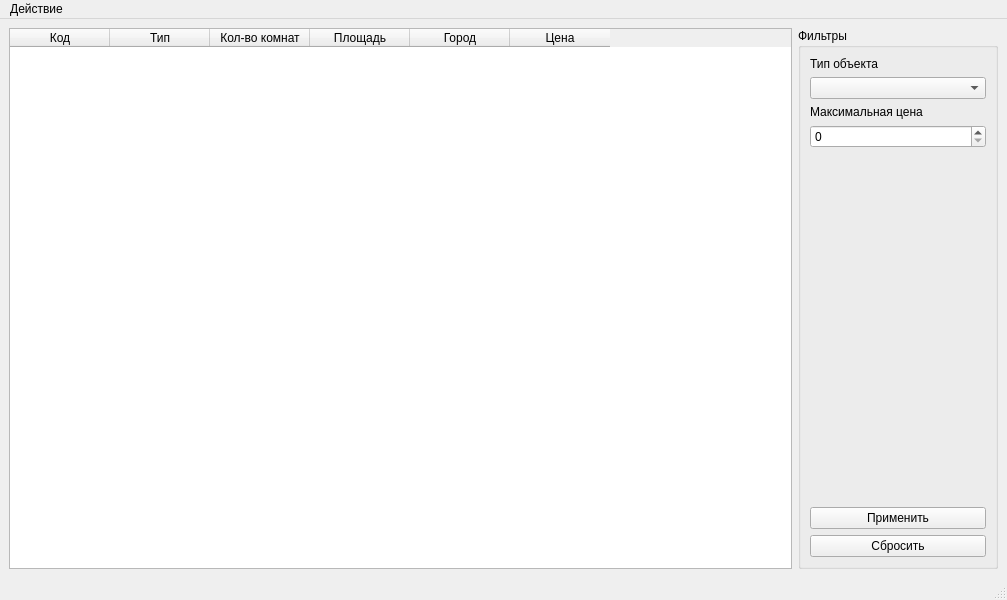
<?xml version="1.0" encoding="UTF-8"?>
<ui version="4.0">
 <class>MainWindow</class>
 <widget class="QMainWindow" name="MainWindow">
  <property name="geometry">
   <rect>
    <x>0</x>
    <y>0</y>
    <width>1007</width>
    <height>600</height>
   </rect>
  </property>
  <property name="windowTitle">
   <string>Бюро недвижимости</string>
  </property>
  <widget class="QWidget" name="centralwidget">
   <layout class="QGridLayout" name="gridLayout">
    <item row="0" column="0">
     <layout class="QHBoxLayout" name="horizontalLayout">
      <item>
       <widget class="QTableWidget" name="table">
        <property name="editTriggers">
         <set>QAbstractItemView::NoEditTriggers</set>
        </property>
        <property name="selectionMode">
         <enum>QAbstractItemView::SingleSelection</enum>
        </property>
        <property name="selectionBehavior">
         <enum>QAbstractItemView::SelectRows</enum>
        </property>
        <property name="sortingEnabled">
         <bool>true</bool>
        </property>
        <attribute name="verticalHeaderVisible">
         <bool>false</bool>
        </attribute>
        <attribute name="verticalHeaderMinimumSectionSize">
         <number>20</number>
        </attribute>
        <attribute name="verticalHeaderDefaultSectionSize">
         <number>20</number>
        </attribute>
        <column>
         <property name="text">
          <string>Код</string>
         </property>
        </column>
        <column>
         <property name="text">
          <string>Тип</string>
         </property>
        </column>
        <column>
         <property name="text">
          <string>Кол-во комнат</string>
         </property>
        </column>
        <column>
         <property name="text">
          <string>Площадь</string>
         </property>
        </column>
        <column>
         <property name="text">
          <string>Город</string>
         </property>
        </column>
        <column>
         <property name="text">
          <string>Цена</string>
         </property>
        </column>
       </widget>
      </item>
      <item>
       <widget class="QGroupBox" name="groupBox">
        <property name="minimumSize">
         <size>
          <width>200</width>
          <height>0</height>
         </size>
        </property>
        <property name="title">
         <string>Фильтры</string>
        </property>
        <layout class="QVBoxLayout" name="verticalLayout">
         <item>
          <widget class="QLabel" name="label">
           <property name="text">
            <string>Тип объекта</string>
           </property>
          </widget>
         </item>
         <item>
          <widget class="QComboBox" name="cb_type">
           <property name="editable">
            <bool>false</bool>
           </property>
           <property name="currentIndex">
            <number>0</number>
           </property>
           <item>
            <property name="text">
             <string/>
            </property>
           </item>
           <item>
            <property name="text">
             <string>Дом</string>
            </property>
           </item>
           <item>
            <property name="text">
             <string>Квартира</string>
            </property>
           </item>
           <item>
            <property name="text">
             <string>Дача</string>
            </property>
           </item>
          </widget>
         </item>
         <item>
          <widget class="QLabel" name="label_4">
           <property name="text">
            <string>Максимальная цена</string>
           </property>
          </widget>
         </item>
         <item>
          <widget class="QSpinBox" name="sb_price">
           <property name="maximum">
            <number>1000000000</number>
           </property>
          </widget>
         </item>
         <item>
          <spacer name="verticalSpacer">
           <property name="orientation">
            <enum>Qt::Vertical</enum>
           </property>
           <property name="sizeHint" stdset="0">
            <size>
             <width>20</width>
             <height>40</height>
            </size>
           </property>
          </spacer>
         </item>
         <item>
          <widget class="QPushButton" name="bt_filter">
           <property name="text">
            <string>Применить</string>
           </property>
          </widget>
         </item>
         <item>
          <widget class="QPushButton" name="bt_reset">
           <property name="text">
            <string>Сбросить</string>
           </property>
          </widget>
         </item>
        </layout>
       </widget>
      </item>
     </layout>
    </item>
   </layout>
  </widget>
  <widget class="QMenuBar" name="menubar">
   <property name="geometry">
    <rect>
     <x>0</x>
     <y>0</y>
     <width>1007</width>
     <height>26</height>
    </rect>
   </property>
   <widget class="QMenu" name="menu">
    <property name="title">
     <string>Действие</string>
    </property>
    <addaction name="ac_add"/>
    <addaction name="ac_del"/>
    <addaction name="separator"/>
    <addaction name="ac_exit"/>
   </widget>
   <addaction name="menu"/>
  </widget>
  <widget class="QStatusBar" name="statusbar"/>
  <action name="ac_add">
   <property name="text">
    <string>Добавить</string>
   </property>
  </action>
  <action name="ac_del">
   <property name="text">
    <string>Удалить</string>
   </property>
  </action>
  <action name="ac_exit">
   <property name="text">
    <string>Выход</string>
   </property>
  </action>
 </widget>
 <resources/>
 <connections/>
</ui>
